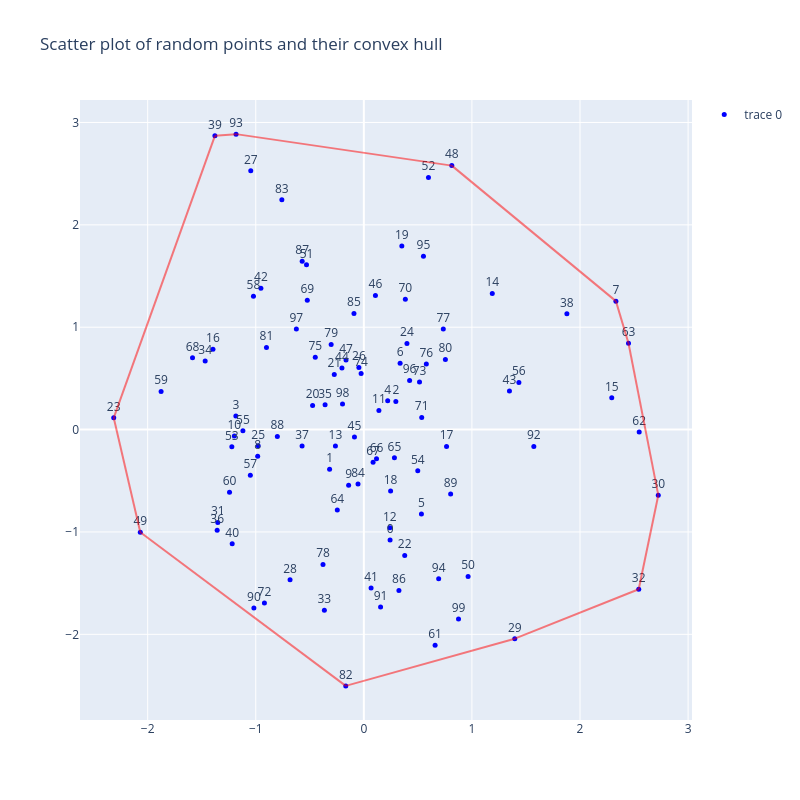

The code cell stored with this chart in its notebook:
### Code cell
def plot_line_segment(start, end, **kwargs):
    x = [start[0], end[0]]
    y = [start[1], end[1]]
    return go.Scatter(x=x, y=y, mode="lines", **kwargs)

# Scatter plot of the points
# With labels as the index of the points, drawn on the plot
scatters = []
scatter_all = go.Scatter(
    x=points[:, 0],
    y=points[:, 1],
    mode="markers+text",
    marker=dict(size=5, color="blue"),
    text=[str(i) for i in range(num_points)],
    textposition="top center",
)
scatters.append(scatter_all)

for idx in range(len(convex_hull)):
    start_idx = convex_hull[idx]
    end_idx = convex_hull[(idx + 1) % len(convex_hull)]
    start = points[start_idx, :]
    end = points[end_idx, :]
    scatters.append(plot_line_segment(
        start, end, **{"line": {"color": "rgba(255, 0, 0, 0.5)"}, "showlegend": False}
    ))

fig = go.Figure(data=scatters)
fig.update_layout(
    title="Scatter plot of random points and their convex hull",
    width=800,
    height=800,
)
fig.show()

### Figure 1 — Plotly figure (JSON) as saved in the notebook; plotly's stock layout.template omitted (floating-point values rounded to 4 significant figures)
{"data": [{"marker": {"color": "blue", "size": 5}, "mode": "markers+text", "text": ["0", "1", "2", "3", "4", "5", "6", "7", "8", "9", "10", "11", "12", "13", "14", "15", "16", "17", "18", "19", "20", "21", "22", "23", "24", "25", "26", "27", "28", "29", "30", "31", "32", "33", "34", "35", "36", "37", "38", "39", "40", "41", "42", "43", "44", "45", "46", "47", "48", "49", "50", "51", "52", "53", "54", "55", "56", "57", "58", "59", "60", "61", "62", "63", "64", "65", "66", "67", "68", "69", "70", "71", "72", "73", "74", "75", "76", "77", "78", "79", "80", "81", "82", "83", "84", "85", "86", "87", "88", "89", "90", "91", "92", "93", "94", "95", "96", "97", "98", "99"], "textposition": "top center", "type": "scatter", "x": [0.2426, -0.3168, 0.2959, -1.184, 0.2206, 0.5328, 0.3355, 2.332, -0.9823, -0.1408, -1.198, 0.1394, 0.2406, -0.2629, 1.188, 2.294, -1.396, 0.7653, 0.2475, 0.3514, -0.4741, -0.2736, 0.3782, -2.314, 0.3988, -0.978, -0.04581, -1.046, -0.6827, 1.396, 2.724, -1.351, 2.543, -0.3652, -1.468, -0.3587, -1.357, -0.5714, 1.878, -1.378, -1.218, 0.06708, -0.9524, 1.347, -0.2026, -0.08687, 0.1072, -0.1651, 0.8138, -2.068, 0.9645, -0.5305, 0.598, -1.221, 0.4989, -1.119, 1.434, -1.05, -1.021, -1.876, -1.243, 0.6594, 2.548, 2.449, -0.2455, 0.283, 0.1172, 0.08556, -1.585, -0.5231, 0.384, 0.5355, -0.9199, 0.5151, -0.02533, -0.4495, 0.5781, 0.7351, -0.3779, -0.3023, 0.7543, -0.9009, -0.1674, -0.7586, -0.05403, -0.0913, 0.3246, -0.5705, -0.8004, 0.8029, -1.017, 0.1548, 1.573, -1.182, 0.6923, 0.5515, 0.4234, -0.6245, -0.1973, 0.8758], "y": [-1.078, -0.3862, 0.275, 0.1328, 0.2822, -0.8242, 0.6482, 1.255, -0.2598, -0.543, -0.0624, 0.1868, -0.9595, -0.1594, 1.328, 0.3122, 0.7842, -0.1644, -0.5994, 1.793, 0.2349, 0.5388, -1.229, 0.1147, 0.8409, -0.1584, 0.6074, 2.527, -1.467, -2.042, -0.6407, -0.9081, -1.559, -1.764, 0.669, 0.2435, -0.9831, -0.1606, 1.133, 2.87, -1.114, -1.548, 1.382, 0.3768, 0.6026, -0.07336, 1.311, 0.6808, 2.579, -1.003, -1.435, 1.611, 2.463, -0.1687, -0.4027, -0.01111, 0.4611, -0.4453, 1.304, 0.3711, -0.6131, -2.105, -0.02424, 0.8428, -0.7852, -0.274, -0.2854, -0.3193, 0.7009, 1.263, 1.274, 0.1186, -1.694, 0.4643, 0.548, 0.7073, 0.6405, 0.983, -1.319, 0.8324, 0.6836, 0.8018, -2.503, 2.245, -0.5313, 1.135, -1.573, 1.645, -0.06684, -0.6301, -1.742, -1.734, -0.1641, 2.886, -1.457, 1.693, 0.4791, 0.9822, 0.2505, -1.85]}, {"line": {"color": "rgba(255, 0, 0, 0.5)"}, "mode": "lines", "showlegend": false, "type": "scatter", "x": [-1.378, -1.182], "y": [2.87, 2.886]}, {"line": {"color": "rgba(255, 0, 0, 0.5)"}, "mode": "lines", "showlegend": false, "type": "scatter", "x": [-1.182, 0.8138], "y": [2.886, 2.579]}, {"line": {"color": "rgba(255, 0, 0, 0.5)"}, "mode": "lines", "showlegend": false, "type": "scatter", "x": [0.8138, 2.332], "y": [2.579, 1.255]}, {"line": {"color": "rgba(255, 0, 0, 0.5)"}, "mode": "lines", "showlegend": false, "type": "scatter", "x": [2.332, 2.449], "y": [1.255, 0.8428]}, {"line": {"color": "rgba(255, 0, 0, 0.5)"}, "mode": "lines", "showlegend": false, "type": "scatter", "x": [2.449, 2.724], "y": [0.8428, -0.6407]}, {"line": {"color": "rgba(255, 0, 0, 0.5)"}, "mode": "lines", "showlegend": false, "type": "scatter", "x": [2.724, 2.543], "y": [-0.6407, -1.559]}, {"line": {"color": "rgba(255, 0, 0, 0.5)"}, "mode": "lines", "showlegend": false, "type": "scatter", "x": [2.543, 1.396], "y": [-1.559, -2.042]}, {"line": {"color": "rgba(255, 0, 0, 0.5)"}, "mode": "lines", "showlegend": false, "type": "scatter", "x": [1.396, -0.1674], "y": [-2.042, -2.503]}, {"line": {"color": "rgba(255, 0, 0, 0.5)"}, "mode": "lines", "showlegend": false, "type": "scatter", "x": [-0.1674, -2.068], "y": [-2.503, -1.003]}, {"line": {"color": "rgba(255, 0, 0, 0.5)"}, "mode": "lines", "showlegend": false, "type": "scatter", "x": [-2.068, -2.314], "y": [-1.003, 0.1147]}, {"line": {"color": "rgba(255, 0, 0, 0.5)"}, "mode": "lines", "showlegend": false, "type": "scatter", "x": [-2.314, -1.378], "y": [0.1147, 2.87]}], "layout": {"height": 800, "title": {"text": "Scatter plot of random points and their convex hull"}, "width": 800}}
